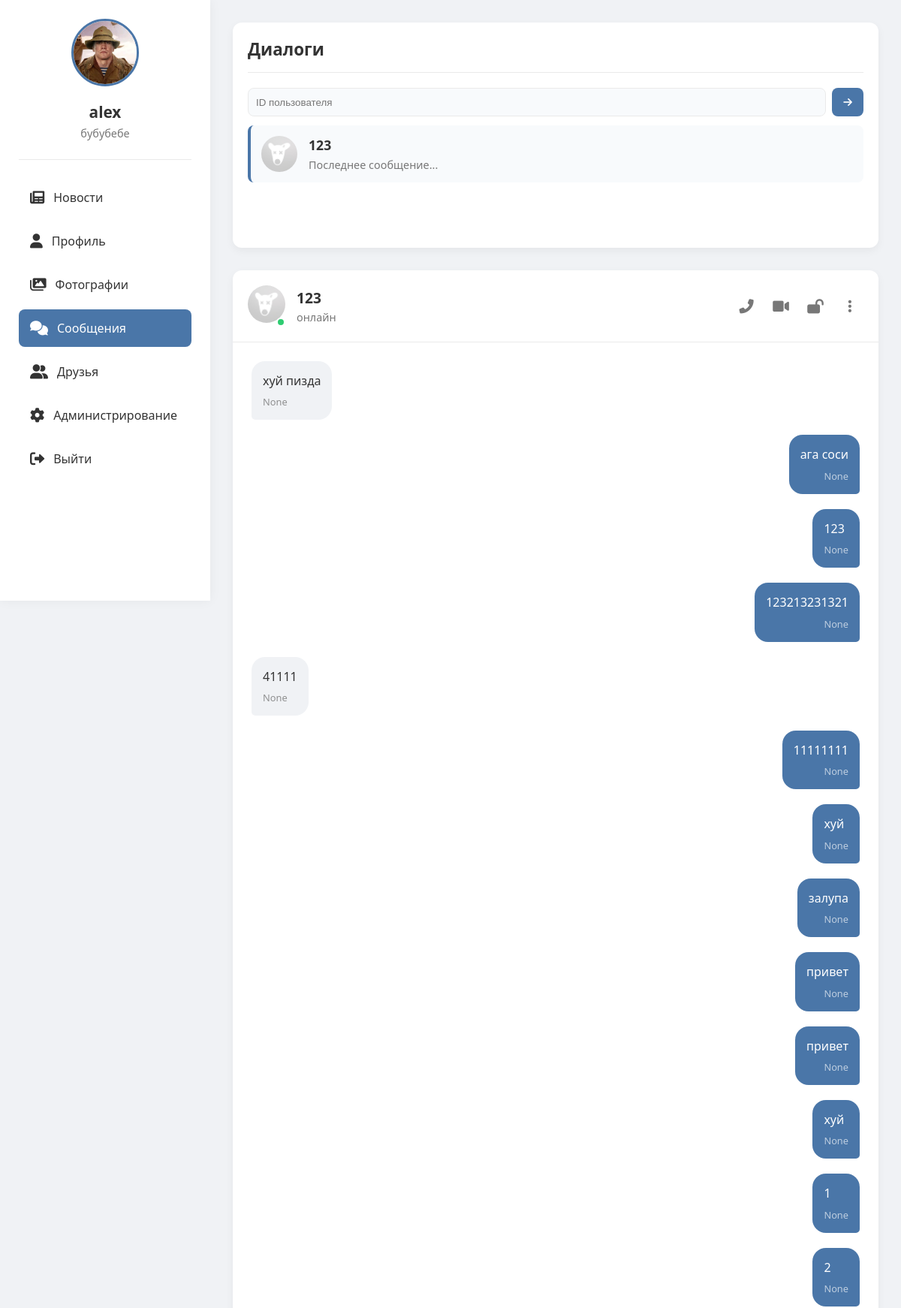
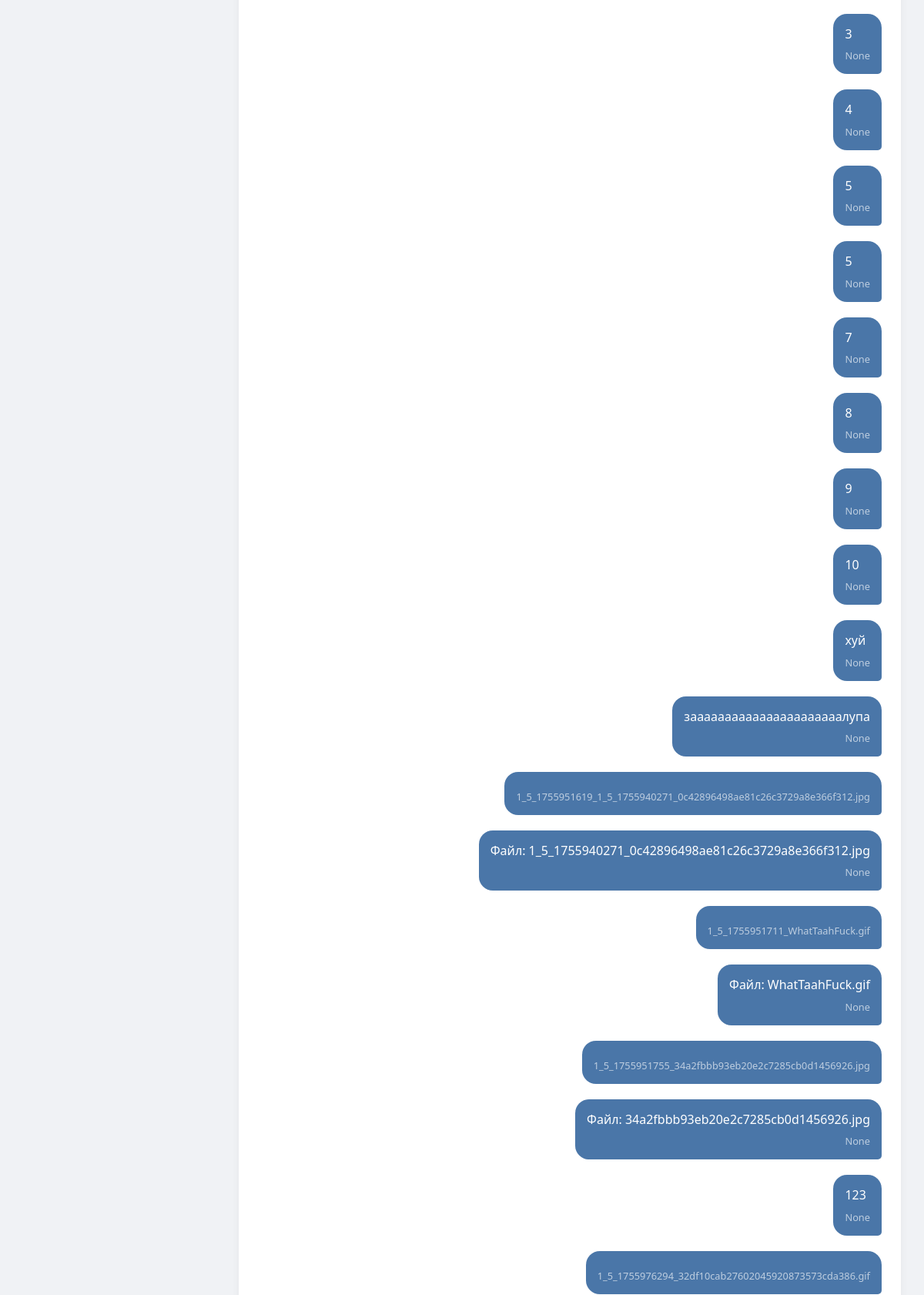
Page /messages/5 (signed in, upper part) on the committed database (2 pictures, top to bottom).
### tables this page shows
CREATE TABLE users (
                id INTEGER PRIMARY KEY AUTOINCREMENT,
                username TEXT UNIQUE NOT NULL,
                password TEXT NOT NULL,
                email TEXT,
                bio TEXT,
                avatar TEXT, role TEXT DEFAULT 'user' CHECK(role IN ('admin', 'moderator', 'user')), is_online BOOLEAN DEFAULT FALSE, last_seen DATETIME, banner TEXT, is_blocked BOOLEAN DEFAULT 0, block_reason TEXT);

CREATE TABLE messages (
                id INTEGER PRIMARY KEY AUTOINCREMENT,
                sender_id INTEGER NOT NULL,
                receiver_id INTEGER NOT NULL,
                content TEXT NOT NULL,
                file_path TEXT,
                timestamp DATETIME DEFAULT CURRENT_TIMESTAMP,
                FOREIGN KEY(sender_id) REFERENCES users(id),
                FOREIGN KEY(receiver_id) REFERENCES users(id));

### routes/messages.py (the view)
@bp.route('/messages')
@bp.route('/messages/<int:friend_id>')
def messages(friend_id=None):
    if 'user_id' not in session:
        return redirect(url_for('auth.index'))
    user_id = session['user_id']
    conn = get_db()
    c = conn.cursor()
    c.execute("SELECT * FROM users WHERE id = ?", (user_id,))
    user = c.fetchone()
    c.execute('''SELECT users.id, users.username, users.avatar, users.is_online, users.last_seen
                FROM friends
                JOIN users ON friends.friend_id = users.id
                WHERE friends.user_id = ? AND friends.status = 'accepted'
                UNION
                SELECT users.id, users.username, users.avatar, users.is_online, users.last_seen
                FROM friends
                JOIN users ON friends.user_id = users.id
                WHERE friends.friend_id = ? AND friends.status = 'accepted'
                ORDER BY username''', (user_id, user_id))
    friends = c.fetchall()
    messages = []
    active_friend = None
    if friend_id:
        c.execute("SELECT * FROM users WHERE id = ?", (friend_id,))
        active_friend = c.fetchone()
        c.execute('''SELECT messages.*, users.username, users.avatar
                    FROM messages
                    JOIN users ON messages.sender_id = users.id
                    WHERE (sender_id = ? AND receiver_id = ?)
                    OR (sender_id = ? AND receiver_id = ?)
                    ORDER BY timestamp''',
                 (user_id, friend_id, friend_id, user_id))
        messages = c.fetchall()
    conn.close()
    return render_template('messages.html',
                         user=user,
                         friends=friends,
                         messages=messages,
                         friend_id=friend_id,
                         active_friend=active_friend,
                         active_page='messages')

### app.py (called while the page is built)
@app.before_request
def enforce_account_block():
    try:
        if request.path.startswith('/static') or request.path.startswith('/socket.io'):
            return None
        if request.endpoint in {'auth.blocked', 'auth.index', 'static.static_files'}:
            return None
        if 'user_id' not in session:
            return None
        from models import get_db
        conn = get_db()
        c = conn.cursor()
        c.execute('SELECT is_blocked, block_reason FROM users WHERE id = ?', (session['user_id'],))
        row = c.fetchone()
        conn.close()
        if row and row['is_blocked']:
            reason = row['block_reason'] or 'Профиль заблокирован администратором'
            return render_template('blocked.html', reason=reason)
    except Exception:
        return None

### models.py (called while the page is built)
def get_db():
    conn = sqlite3.connect('social_network.db')
    conn.row_factory = sqlite3.Row
    return conn

### templates/messages.html (shortened to what this page needs)
<!DOCTYPE html>
<html lang="ru">
<head>
    <link href="https://cdnjs.cloudflare.com/ajax/libs/font-awesome/6.0.0/css/all.min.css" rel="stylesheet">
</head>
<body>
    <div class="app-container">
        <div class="sidebar">
            <div class="profile-card">
                <img src="{% if user[5] %}{{ url_for('static', filename='uploads/' + user[5]) }}{% else %}{{ url_for('static', filename='uploads/default_avatar.png') }}{% endif %}"
                     alt="Avatar"
                     onerror="this.onerror=null; this.src='{{ url_for('static', filename='uploads/default_avatar.png') }}'">
                <h3>{{ user[1] }}</h3>
                <p>{{ user[4] or 'Статус не указан' }}</p>
            </div>
            <div class="nav">
                <a href="{{ url_for('feed.feed') }}">
                    <i class="fas fa-newspaper"></i> Новости
                </a>
                <a href="{{ url_for('profile.profile') }}">
                    <i class="fas fa-user"></i> Профиль
                </a>
                <a href="{{ url_for('gallery.gallery') }}">
                    <i class="fas fa-images"></i> Фотографии
                </a>
                <a href="{{ url_for('messages.messages') }}" {% if active_page == 'messages' %}class="active"{% endif %}>
                    <i class="fas fa-comments"></i> Сообщения
                </a>
                <a href="{{ url_for('friends.friends') }}" {% if active_page == 'friends' %}class="active"{% endif %}>
                    <i class="fas fa-user-friends"></i> Друзья
                </a>
                {% if user[6] == 'admin' %}
                <a href="{{ url_for('admin.admin') }}" {% if active_page == 'admin' %}class="active"{% endif %}>
                    <i class="fas fa-cog"></i> Администрирование
                </a>
                {% endif %}
                <a href="{{ url_for('static.logout') }}">
                    <i class="fas fa-sign-out-alt"></i> Выйти
                </a>
            </div>
        </div>
        <div class="content">
            <div class="friends-list">
                <h2>Диалоги</h2>
                <div style="display:flex; gap:8px; margin-bottom:12px;">
                    <input id="start-chat-id" type="number" placeholder="ID пользователя" style="flex:1; padding:8px 10px; border:1px solid var(--border-color); border-radius:8px; background: var(--info-bg); color: var(--text-primary);">
                    <button id="start-chat-btn" title="Написать" style="width:42px;height:38px;border-radius:8px;border:none;background:var(--active-color);color:#fff;cursor:pointer"><i class="fas fa-arrow-right"></i></button>
                </div>
                {% for friend in friends %}
                <div class="friend-item {% if friend_id == friend[0] %}active{% endif %}" onclick="location.href='{{ url_for('messages.messages', friend_id=friend[0]) }}'">
                    <img src="{% if friend[2] %}{{ url_for('static', filename='uploads/' + friend[2]) }}{% else %}{{ url_for('static', filename='uploads/default_avatar.png') }}{% endif %}"
                         alt="Avatar"
                         onerror="this.onerror=null; this.src='{{ url_for('static', filename='uploads/default_avatar.png') }}'">
                    <div class="friend-info">
                        <h3>{{ friend[1] }}</h3>
                        <p>Последнее сообщение...</p>
                    </div>
                </div>
                {% endfor %}
            </div>
            <div class="chat-container">
                {% if friend_id %}
                <div class="chat-header">
                    <div class="chat-avatar">
                        <img src="{% if active_friend[5] %}{{ url_for('static', filename='uploads/' + active_friend[5]) }}{% else %}{{ url_for('static', filename='uploads/default_avatar.png') }}{% endif %}"
                             alt="Аватар {{ active_friend[1] }}"
                             onerror="this.onerror=null; this.src='{{ url_for('static', filename='uploads/default_avatar.png') }}'">
                        <div class="chat-status {% if active_friend[6] %}chat-status-online{% endif %}"></div>
                    </div>
                    <div class="chat-info">
                        <h3>{{ active_friend[1] }}</h3>
                        <p id="peer-status-text">
                            {% if active_friend[6] %}
                                онлайн
                            {% else %}
                                был(а) {{ active_friend[7].strftime('%H:%M') if active_friend[7] else 'недавно' }}
                            {% endif %}
                        </p>
                    </div>
                    <div class="chat-actions">
                        <button id="audio-call-btn" title="Аудиозвонок"><i class="fas fa-phone-alt"></i></button>
                        <button id="video-call-btn" title="Видеозвонок"><i class="fas fa-video"></i></button>
                        <button id="encrypt-btn" title="Шифрование" style="display:inline-flex;"><i class="fas fa-lock-open"></i></button>
                        <button title="Дополнительно"><i class="fas fa-ellipsis-v"></i></button>
                    </div>
                </div>
                <div class="chat-messages" id="chat-messages">
                    {% for msg in messages %}
                    <div class="message {% if msg[1] == session['user_id'] %}sent{% else %}received{% endif %}">
                        <div class="message-text">{{ msg[3] }}</div>
                        <div class="message-time">{{ msg[4] }}</div>
                    </div>
                    {% endfor %}
                </div>
                {% else %}
                <div class="empty-chat">
                    <i class="fas fa-comments"></i>
                    <h3>Выберите диалог</h3>
                    <p>Начните общение с вашими друзьями</p>
                </div>
                {% endif %}
            </div>
        </div>
    </div>
</body>
</html>

### rows in the picture
users: avatar (picture), username "alex", bio "бубубебе"
users: username "123"
messages: content "хуй пизда", msg "None"
messages: content "ага соси", msg "None"
messages: content "123", msg "None"
messages: content "123213231321", msg "None"
messages: content "41111", msg "None"
messages: content "11111111", msg "None"
messages: content "хуй", msg "None"
messages: content "залупа", msg "None"
messages: content "привет", msg "None"
messages: content "привет", msg "None"
messages: content "хуй", msg "None"
messages: content "1", msg "None"
messages: content "2", msg "None"
messages: content "3", msg "None"
messages: content "4", msg "None"
messages: content "5", msg "None"
messages: content "5", msg "None"
messages: content "7", msg "None"
messages: content "8", msg "None"
messages: content "9", msg "None"
messages: content "10", msg "None"
messages: content "хуй", msg "None"
messages: content "заааааааааааааааааааааалупа", msg "None"
messages: file_path "1_5_1755951619_1_5_1755940271_0c42896498ae81c26c3729a8e366f312.jpg"
messages: content "Файл: 1_5_1755940271_0c42896498ae81c26c3729a8e366f312.jpg", msg "None"
messages: file_path "1_5_1755951711_WhatTaahFuck.gif"
messages: content "Файл: WhatTaahFuck.gif", msg "None"
messages: file_path "1_5_1755951755_34a2fbbb93eb20e2c7285cb0d1456926.jpg"
messages: content "Файл: 34a2fbbb93eb20e2c7285cb0d1456926.jpg", msg "None"
messages: content "123", msg "None"
messages: file_path "1_5_1755976294_32df10cab27602045920873573cda386.gif"
